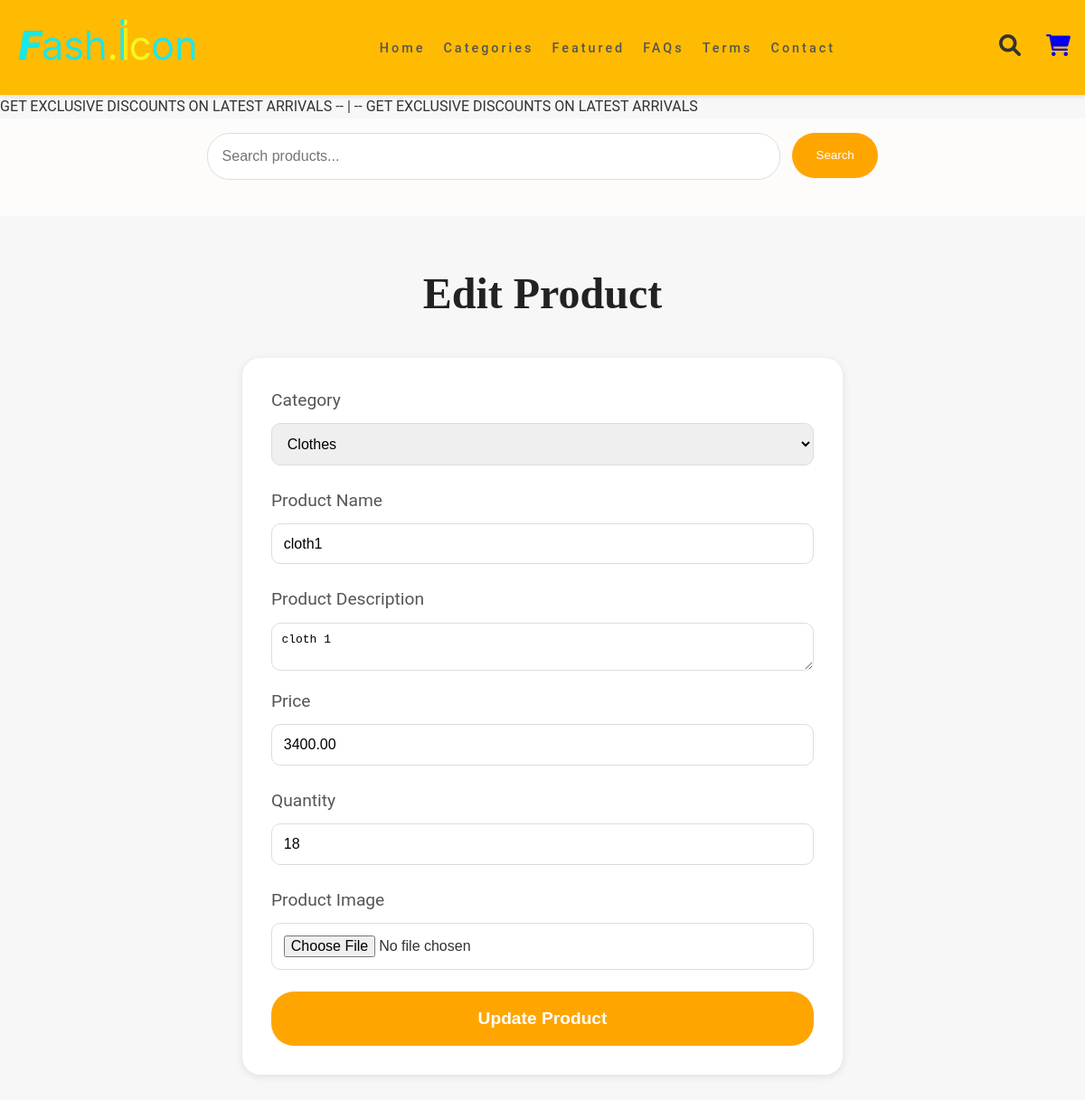
Page /products/edit/1/ (signed in) on the committed database.
### keychain_app/models.py (models this page shows, shortened)
class Product(models.Model):
    name = models.CharField(max_length=100)
    description = models.TextField()
    price = models.DecimalField(max_digits=10, decimal_places=2)
    original_price = models.DecimalField(max_digits=10, decimal_places=2, null=True, blank=True)
    quantity = models.PositiveIntegerField()
    image = models.ImageField(upload_to='products/')
    is_featured = models.BooleanField(default=False)
    is_discounted = models.BooleanField(default=False)  # New field for discounted items
    is_best_seller = models.BooleanField(default=False)  # New field for best sellers
    category = models.ForeignKey(Category, related_name='products', on_delete=models.CASCADE)

class Category(models.Model):
    name = models.CharField(max_length=100)
    url_name = models.SlugField(unique=True, default='none')  # Specify a default value
    image = models.ImageField(upload_to='category_images/', blank=True, null=True)  # Add image field
    description = models.TextField(blank=True)

### keychain_app/views.py (the view, shortened to what this page needs)
# urls.py: path('products/edit/<int:product_id>/', views.edit_product, name='edit_product'),
@staff_member_required
def edit_product(request, product_id):
    product = get_object_or_404(Product, pk=product_id)
    categories = Category.objects.all()
    return render(request, 'product_form.html', {
        'product': product,
        'categories': categories  # Pass the categories to the template
    })

### keychain_app/templates/product_form.html (shortened to what this page needs)
<!DOCTYPE html>
<html lang="en">
<head>
    <link
    rel="stylesheet"
    href="https://cdnjs.cloudflare.com/ajax/libs/font-awesome/5.15.2/css/all.min.css"
  />
</head>
<body>
    {% include 'navbar.html' %}
    <h1>{% if product %}Edit{% else %}Add{% endif %} Product</h1>
    <div class="form-container">
        <form method="post" enctype="multipart/form-data">
            <label for="category">Category</label>
            <select id="category" name="category" required>
                {% for category in categories %}
                    <option value="{{ category.id }}" {% if product.category and product.category.id == category.id %}selected{% endif %}>
                        {{ category.name }}
                    </option>
                {% endfor %}
            </select>
            <label for="name">Product Name</label>
            <input type="text" id="name" name="name" value="{{ product.name }}" required>
            <label for="description">Product Description</label>
            <textarea id="description" name="description" required>{{ product.description }}</textarea>
            <label for="price">Price</label>
            <input type="number" step="0.01" id="price" name="price" value="{{ product.price }}" required>
            <label for="quantity">Quantity</label>
            <input type="number" id="quantity" name="quantity" value="{{ product.quantity }}" required>
            <label for="image">Product Image</label>
            <input type="file" id="image" name="image">
            <button type="submit">{% if product %}Update{% else %}Add{% endif %} Product</button>
        </form>
    </div>
</body>
</html>

### keychain_app/templates/product_form.html (style rules this page uses)
body { margin: 0; font-family: 'Roboto', sans-serif; background-color: #f7f7f7; color: #333; line-height: 1.6; }
h1 { font-size: 3em; text-align: center; font-family: 'Playfair Display', serif; color: #222; margin-top: 1em; }
.form-container { max-width: 600px; margin: 2em auto; background-color: white; padding: 2em; border-radius: 20px; box-shadow: 0 2px 10px rgba(0, 0, 0, 0.1); }
form { display: flex; flex-direction: column; }
label { font-size: 1.2em; margin-bottom: 0.5em; color: #555; }
input, textarea, select { padding: 0.8em; font-size: 1em; border-radius: 10px; border: 1px solid #ddd; margin-bottom: 1.5em; outline: none; transition: border 0.3s ease; }
button[type="submit"] { padding: 1em 2em; background-color: orange; color: white; border: none; border-radius: 25px; cursor: pointer; font-size: 1.2em; font-weight: bold; text-align: center; }

### keychain_app/templates/navbar.html (style rules this page uses)
body { margin: 0; font-family: 'Roboto', sans-serif; background-color: #f7f7f7; color: #333; line-height: 1.6; }

### rows in the picture
Product: category "Clothes", name "cloth1", description "cloth 1", price "3400.00", quantity "18"
